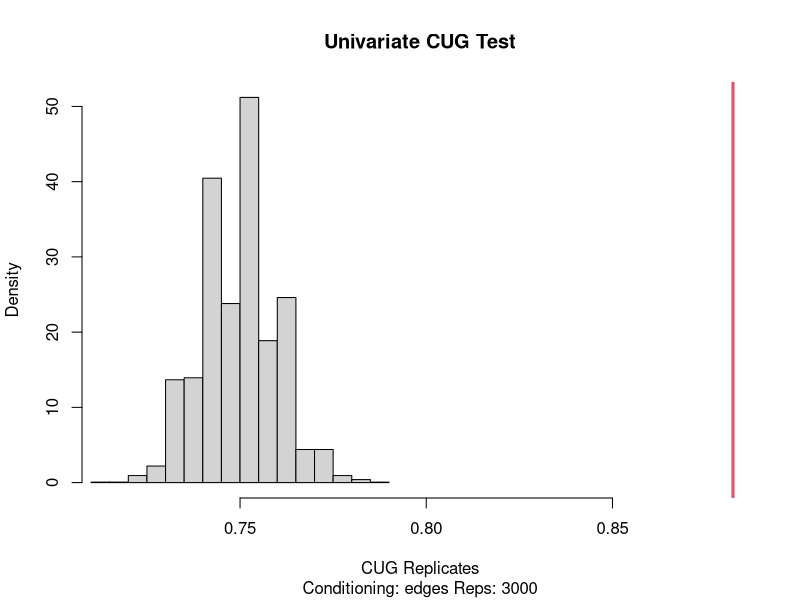
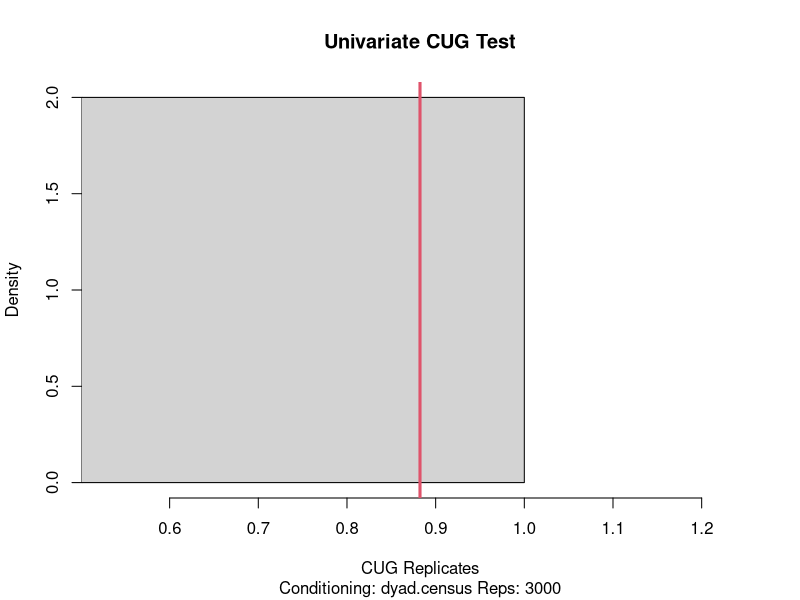
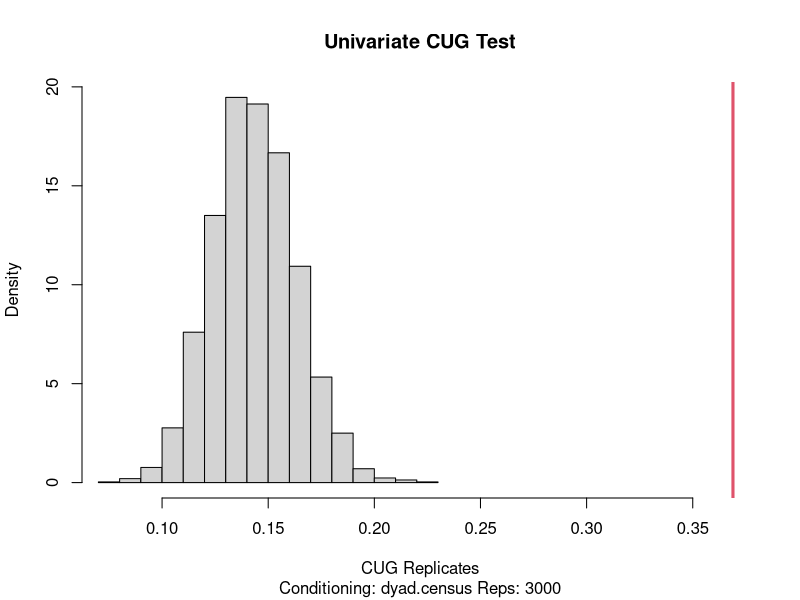

These charts were generated, in order, by the following R code:
## ---- chunk 1

set.seed(1908)
library(sna)
library(network)
obsMat <- as.matrix(read.csv("matrix.csv", header=F)) #header needs to be false, look at observed values again, they changed now
cugRec1 <- cug.test(obsMat, grecip, cmode = "edges", reps = 3000)
cugRec2 <- cug.test(obsMat, grecip, cmode = "dyad.census", reps = 3000)
cugTrans <- cug.test(obsMat, gtrans, cmode = "dyad.census",  reps = 3000)
cugRec1
cugRec2
cugTrans
plot(cugRec1)
plot(cugRec2)
plot(cugTrans)
# look for what we're testing for with grecip (testing for both cases at once)
#need to rephrase the hypothesis 

## ---- chunk 2
library(sna)
library(network)
## ---- chunk 3
set.seed(1908)
trade2006 <- as.matrix(read.csv("trade1.csv", header=FALSE))
trade2007 <- as.matrix(read.csv("trade2.csv", header=FALSE))
attr <- read.csv("attr.csv")

permutations <- 5000

res_netlm <- netlm(y=trade2007, x=trade2006, reps=permutations, nullhyp="qapspp", intercept=T)
res_netlm$names <- c("intercept", "trade_06")

#summary(res_netlm)

res_nice <- cbind(res_netlm$coefficients, res_netlm$pgreqabs)
colnames(res_nice) <- c("Est.", "p-value")
rownames(res_nice) <- res_netlm$names
res_nice
## ---- chunk 4
# Hp 1
sector <- attr[,2]
same_sector <- outer(sector,sector,"==")*1

# Hp 2
sector_sender_private <- matrix(sector,18,18,byrow=FALSE)
## ---- chunk 5
zm <- list(same_sector, sector_sender_private)
res_netlm <- netlm(trade2007, zm, reps=permutations, nullhyp="qapspp")
res_netlm$names <- c("intercept", "same_sector", "sector_sender_private")
summary(res_netlm)
## ---- chunk 6
# Hp 3.
size_sender <- matrix(attr$size,18,18,byrow=FALSE)

# Hp.4
region_AB <- (attr$region == 1 | attr$region == 2)*1
region_AB_sender <- matrix(region_AB,18,18,byrow=FALSE)
## ---- chunk 7
zm <- list(same_sector, sector_sender_private, size_sender, region_AB_sender)
res_netlm <- netlm(trade2007, zm, reps=permutations, nullhyp="qapspp")
res_netlm$names <- c(
  "intercept",
  "same_sector",
  "sector_sender_private",
  "size_sender",
  "region_AB_sender"
)
summary(res_netlm)
